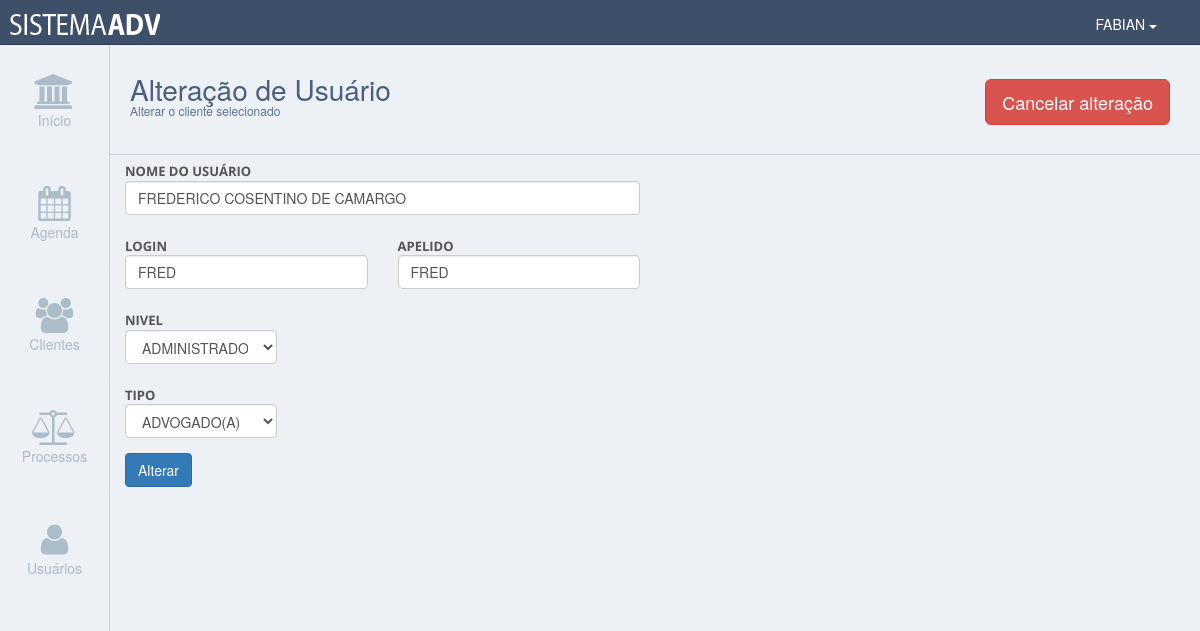
The app's page /alteraUsuario.php?codigo=56 (signed in) with its own data.
### tables this page shows
CREATE TABLE IF NOT EXISTS `usuario` (
  `usuarioId` int(11) NOT NULL,
  `usuarioLogin` varchar(255) DEFAULT NULL,
  `usuarioSenha` varchar(255) DEFAULT NULL,
  `usuarioNome` varchar(255) DEFAULT NULL,
  `usuarioApelido` varchar(255) DEFAULT NULL,
  `usuarioNivel` int(11) DEFAULT NULL,
  `usuarioStatus` tinyint(1) DEFAULT '1',
  `usuarioTipo` int(11) DEFAULT NULL,
  `usuarioQtdAcesso` int(11) DEFAULT '0',
  `usuarioResetaSenha` tinyint(1) DEFAULT '0'
);

### php/altUsuario.php (called while the page is built, shortened)
<?php require_once("dashboard.php"); ?>
<?php
    $tr = "SELECT * ";
    $tr .= "FROM usuario ";
        if ( isset($_GET["codigo"]) ) {
            $id = $_GET["codigo"];
            $tr .= "WHERE usuarioId = {$id} ";
        } else {
            $tr .= "WHERE usuarioId = 1 ";
        }
    $con_clientes = mysqli_query($conecta,$tr);
    $info_clientes = mysqli_fetch_assoc($con_clientes);
?>

### alteraUsuario.php (the view, shortened to what this page needs)
<?php require_once("php/altUsuario.php"); ?>
<!doctype html>
<html>
    <body>
          <div id="conteudo">
  		  <div class="container-fluid no-padding">
        <div class="header">
            <div class="titulo-box-texto">
                <h3 class="titulo-texto">Alteração de Usuário</h3>
                <h5>Alterar o cliente selecionado</h5>
            </div>
            <div class="titulo-box-botao">
                  <a href="detalheUsuario.php?codigo=<?php echo $id ?>" class="btn btn-lg btn-danger">Cancelar alteração</a>
            </div>
        </div>
  	  <form class="form-horizontal" action="alteraUsuario.php?codigo=<?php echo $id ?>" method="post">
          <div class="form-group">
            <div class="col-md-6">
              <label for="usuarioNome" class="control-label">Nome do usuário</label>
              <input type="text" value="<?php echo utf8_encode($info_clientes["usuarioNome"])  ?>" name="usuarioNome" class="form-control" placeholder="Informe o nome do cliente">
            </div>
          </div>
          <div class="form-group">
            <div class="col-md-3">
              <label for="usuarioLogin" class="control-label">Login</label>
              <input type="text" value="<?php echo utf8_encode($info_clientes["usuarioLogin"])  ?>" name="usuarioLogin" class="form-control" placeholder="Ex: R. Governador...">
            </div>
            <div class="col-md-3">
              <label for="usuarioApelido" class="control-label">Apelido</label>
              <input type="text" value="<?php echo utf8_encode($info_clientes["usuarioApelido"])  ?>" name="usuarioApelido" class="form-control" placeholder="Ex: 123">
            </div>
           </div>
          <div class="form-group">
            <div class="col-md-2">
              <label for="usuarioNivel" class="control-label">Nivel</label>
                <select class="form-control" name="usuarioNivel" required>
                    <?php $options = utf8_encode($info_clientes["usuarioNivel"]) ?>
                    <option value="2"<?php if($options=="2") echo 'selected="selected"'; ?>>ADMINISTRADOR</option>
                </select>
            </div>
          </div>
          <div class="form-group">
            <div class="col-md-2">
              <label for="usuarioTipo" class="control-label">Tipo</label>
                <select class="form-control" name="usuarioTipo" required>
                    <?php $options3 = utf8_encode($info_clientes["usuarioTipo"]) ?>
                    <option value="2"<?php if($options3=="2") echo 'selected="selected"'; ?>>ADVOGADO(A)</option>
                </select>
            </div>
          </div>
          <div class="form-group">
            <div class="col-md-1">
              <button type="submit" class="btn btn-primary">Alterar</button>
            </div>
          </div>
		</form>
        </div>
     </div>
	</body>
</html>

### css/pure-min.css (style rules this page uses)
html { font-family:sans-serif;-ms-text-size-adjust:100%;-webkit-text-size-adjust:100% }
body { margin:0 }
a { background-color:transparent }
button,input,optgroup,select,textarea { color:inherit;font:inherit;margin:0 }
button { overflow:visible }
button,select { text-transform:none }
button,html input[type=button],input[type=reset],input[type=submit] { -webkit-appearance:button;cursor:pointer }
input { line-height:normal }

### css/estilo.css (style rules this page uses)
html, body { width: 100%; height: 100%; background-color: #edf0f5; overflow-x: hidden; }
.no-padding { padding-right: 0; padding-left: 0; padding-top: 0; padding-bottom: 0; }
#conteudo { width: calc(100% - 110px); height: calc(100% - 45px); position: absolute; top: 45px; left: 110px; background-color: #edf0f5; }
.header { width: 100%; height: 110px; background-color: #edf0f5; border-bottom: 1px solid #c1d2dc; }
.titulo-box-texto { width: auto; height: 110px; float: left; padding-left: 20px; padding-top: 20px; }
.titulo-box-botao { width: auto; height: 110px; float: right; line-height: 110px; margin-right: 30px; }
.titulo-texto { color: #485F7E; font-size: 28px; font-weight: 400; line-height: 9px; }
h5 { font-size: 12px; color: #5C7496; }
.form-group { padding-left: 15px; padding-right: 15px; }
label { font-size: 13px; color: #555; text-transform: uppercase; margin-bottom: 12px; box-sizing: border-box; font-family: 'Open Sans', HelveticaNeue, Helvetica, Arial; font-weight: bold; }

### records on screen
usuario: usuarioNome "FREDERICO COSENTINO DE CAMARGO", usuarioLogin "FRED", usuarioApelido "FRED", usuarioNivel "ADMINISTRADOR", usuarioTipo "ADVOGADO(A)"

### other values on screen
utf8_encode($_SESSION['APELIDOUSER']) "FABIAN"
